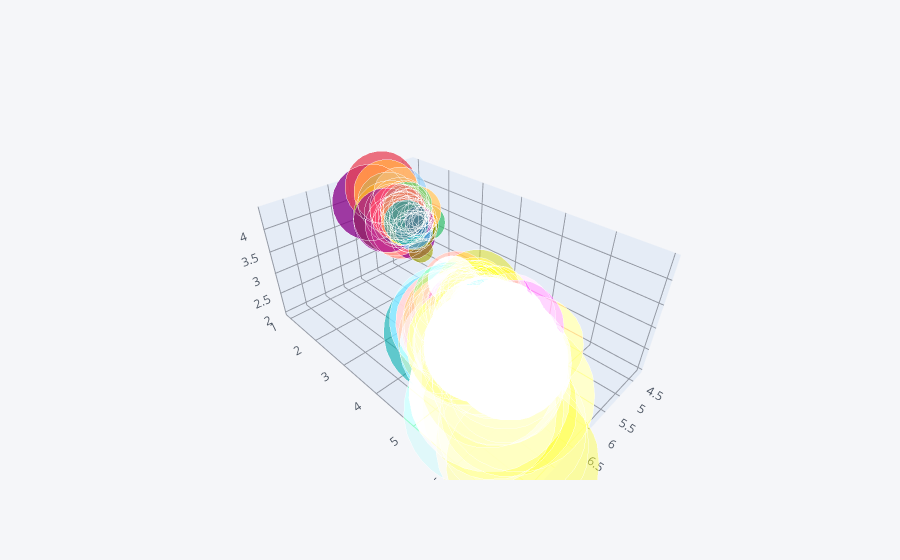

The code cell stored with this chart in its notebook:
### Code cell
df.iplot(x='sepal_length',y='petal_length',z='sepal_width',kind='bubble3d',size='sepal_length')

### Figure 1 — Plotly figure (JSON) as saved in the notebook; plotly's stock layout.template omitted (floating-point values rounded to 4 significant figures; data arrays with more than 128 entries replaced by an {"elided": "..."} marker saying what was removed)
{"data": [{"marker": {"color": {"elided": "150 str values"}, "opacity": 0.8, "size": {"elided": "150 int values"}, "symbol": "circle"}, "mode": "markers", "text": {"elided": "150 str values"}, "type": "scatter3d", "x": {"elided": "150 float values"}, "y": {"elided": "150 float values"}, "z": {"elided": "150 float values"}}], "layout": {"legend": {"bgcolor": "#F5F6F9", "font": {"color": "#4D5663"}}, "paper_bgcolor": "#F5F6F9", "plot_bgcolor": "#F5F6F9", "scene": {"xaxis": {"gridcolor": "#9499A3", "showgrid": true, "tickfont": {"color": "#4D5663"}, "title": {"font": {"color": "#4D5663"}, "text": ""}, "zerolinecolor": "#9499A3"}, "yaxis": {"gridcolor": "#9499A3", "showgrid": true, "tickfont": {"color": "#4D5663"}, "title": {"font": {"color": "#4D5663"}, "text": ""}, "zerolinecolor": "#9499A3"}, "zaxis": {"gridcolor": "#9499A3", "showgrid": true, "tickfont": {"color": "#4D5663"}, "title": {"font": {"color": "#4D5663"}, "text": ""}, "zerolinecolor": "#9499A3"}}, "title": {"font": {"color": "#4D5663"}}}}
